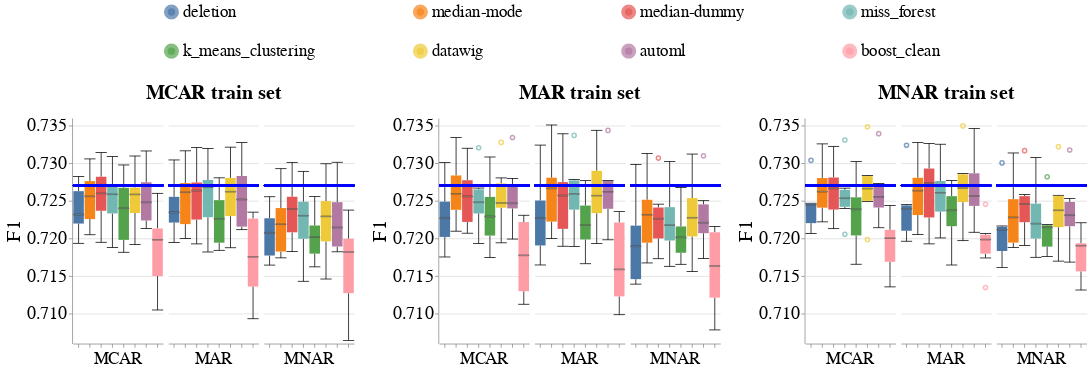

The cell this chart's notebook holds for it:
### Code cell
create_box_plots_for_diff_imputers_v2(dataset_name=DATASET_NAME,
                                      model_name='lgbm_clf',
                                      metric_name='f1',
                                      db_client=db_client)

### Figure 1 — Vega-Lite specification as saved in the notebook (floating-point values rounded to 4 significant figures; data arrays with more than 128 entries replaced by an {"elided": "..."} marker saying what was removed)
{"config": {"view": {"continuousWidth": 400, "continuousHeight": 300, "stroke": null}, "axis": {"labelFontSize": 24, "labelFontWeight": "normal", "titleFontSize": 26, "titleFontWeight": "normal"}, "facet": {"spacing": 5}, "header": {"labelFontSize": 22, "labelOrient": "bottom", "labelPadding": 5, "titleFontSize": 26}, "legend": {"columns": 4, "direction": "horizontal", "labelFontSize": 22, "labelLimit": 400, "orient": "top", "symbolOffset": 120, "symbolStrokeWidth": 10, "titleAnchor": "middle", "titleFontSize": 24, "titleLimit": 300}, "title": {"fontSize": 26}}, "hconcat": [{"facet": {"column": {"field": "Test_Injection_Strategy", "sort": ["MCAR", "MAR", "MNAR"], "title": "MCAR train set", "type": "nominal"}}, "spec": {"layer": [{"mark": {"type": "boxplot", "median": {"stroke": "black", "strokeWidth": 0.7}, "ticks": true}, "encoding": {"color": {"field": "Null_Imputer_Name", "sort": ["deletion", "median-mode", "median-dummy", "miss_forest", "k_means_clustering", "datawig", "automl", "boost_clean"], "title": null, "type": "nominal"}, "x": {"axis": {"labels": false}, "field": "Null_Imputer_Name", "sort": ["deletion", "median-mode", "median-dummy", "miss_forest", "k_means_clustering", "datawig", "automl", "boost_clean"], "title": null, "type": "nominal"}, "y": {"field": "Metric_Value", "scale": {"zero": false}, "title": "F1", "type": "quantitative"}}}, {"mark": "rule", "encoding": {"color": {"value": "blue"}, "size": {"value": 2}, "y": {"field": "Baseline_Median", "type": "quantitative"}}}], "width": 120}}, {"data": {"name": "data-4171cc503f408ad994c60d534602e203"}, "facet": {"column": {"field": "Test_Injection_Strategy", "sort": ["MCAR", "MAR", "MNAR"], "title": "MAR train set", "type": "nominal"}}, "spec": {"layer": [{"mark": {"type": "boxplot", "median": {"stroke": "black", "strokeWidth": 0.7}, "ticks": true}, "encoding": {"color": {"field": "Null_Imputer_Name", "sort": ["deletion", "median-mode", "median-dummy", "miss_forest", "k_means_clustering", "datawig", "automl", "boost_clean"], "title": null, "type": "nominal"}, "x": {"axis": {"labels": false}, "field": "Null_Imputer_Name", "sort": ["deletion", "median-mode", "median-dummy", "miss_forest", "k_means_clustering", "datawig", "automl", "boost_clean"], "title": null, "type": "nominal"}, "y": {"field": "Metric_Value", "scale": {"zero": false}, "title": "F1", "type": "quantitative"}}}, {"mark": "rule", "encoding": {"color": {"value": "blue"}, "size": {"value": 2}, "y": {"field": "Baseline_Median", "type": "quantitative"}}}], "width": 120}}, {"data": {"name": "data-6b8981e90db940fd8c8a242baca51c5c"}, "facet": {"column": {"field": "Test_Injection_Strategy", "sort": ["MCAR", "MAR", "MNAR"], "title": "MNAR train set", "type": "nominal"}}, "spec": {"layer": [{"mark": {"type": "boxplot", "median": {"stroke": "black", "strokeWidth": 0.7}, "ticks": true}, "encoding": {"color": {"field": "Null_Imputer_Name", "sort": ["deletion", "median-mode", "median-dummy", "miss_forest", "k_means_clustering", "datawig", "automl", "boost_clean"], "title": null, "type": "nominal"}, "x": {"axis": {"labels": false}, "field": "Null_Imputer_Name", "sort": ["deletion", "median-mode", "median-dummy", "miss_forest", "k_means_clustering", "datawig", "automl", "boost_clean"], "title": null, "type": "nominal"}, "y": {"field": "Metric_Value", "scale": {"zero": false}, "title": "F1", "type": "quantitative"}}}, {"mark": "rule", "encoding": {"color": {"value": "blue"}, "size": {"value": 2}, "y": {"field": "Baseline_Median", "type": "quantitative"}}}], "width": 120}}], "data": {"name": "data-82bbf18353da7f26095860eb34977edc"}, "resolve": {"scale": {"y": "shared"}}, "$schema": "https://vega.github.io/schema/vega-lite/v4.17.0.json", "datasets": {"data-82bbf18353da7f26095860eb34977edc": {"elided": "144 records"}, "data-4171cc503f408ad994c60d534602e203": {"elided": "144 records"}, "data-6b8981e90db940fd8c8a242baca51c5c": {"elided": "144 records"}}}
